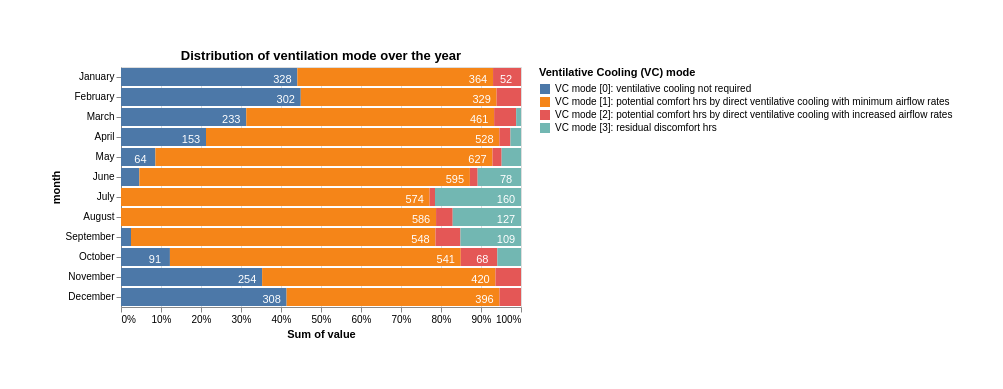

Write a Vega-Lite specification for this figure.
### Vega-Lite specification from a JSON file in a GitHub repository (floating-point values rounded to 4 significant figures)
{"$schema": "https://vega.github.io/schema/vega-lite/v6.1.0.json", "config": {"view": {"continuousHeight": 300, "continuousWidth": 300}}, "data": {"name": "data-cac10a98487120d4ec7c3a8f4cd96593"}, "datasets": {"data-cac10a98487120d4ec7c3a8f4cd96593": [{"mode": "0", "month": "January", "value": 328.0}, {"mode": "1", "month": "January", "value": 364.0}, {"mode": "2", "month": "January", "value": 52.0}, {"mode": "3", "month": "January", "value": 0.0}, {"mode": "0", "month": "February", "value": 302.0}, {"mode": "1", "month": "February", "value": 329.0}, {"mode": "2", "month": "February", "value": 41.0}, {"mode": "3", "month": "February", "value": 0.0}, {"mode": "0", "month": "March", "value": 233.0}, {"mode": "1", "month": "March", "value": 461.0}, {"mode": "2", "month": "March", "value": 41.0}, {"mode": "3", "month": "March", "value": 9.0}, {"mode": "0", "month": "April", "value": 153.0}, {"mode": "1", "month": "April", "value": 528.0}, {"mode": "2", "month": "April", "value": 20.0}, {"mode": "3", "month": "April", "value": 19.0}, {"mode": "0", "month": "May", "value": 64.0}, {"mode": "1", "month": "May", "value": 627.0}, {"mode": "2", "month": "May", "value": 17.0}, {"mode": "3", "month": "May", "value": 36.0}, {"mode": "0", "month": "June", "value": 33.0}, {"mode": "1", "month": "June", "value": 595.0}, {"mode": "2", "month": "June", "value": 14.0}, {"mode": "3", "month": "June", "value": 78.0}, {"mode": "0", "month": "July", "value": 0.0}, {"mode": "1", "month": "July", "value": 574.0}, {"mode": "2", "month": "July", "value": 10.0}, {"mode": "3", "month": "July", "value": 160.0}, {"mode": "0", "month": "August", "value": 0.0}, {"mode": "1", "month": "August", "value": 586.0}, {"mode": "2", "month": "August", "value": 31.0}, {"mode": "3", "month": "August", "value": 127.0}, {"mode": "0", "month": "September", "value": 18.0}, {"mode": "1", "month": "September", "value": 548.0}, {"mode": "2", "month": "September", "value": 45.0}, {"mode": "3", "month": "September", "value": 109.0}, {"mode": "0", "month": "October", "value": 91.0}, {"mode": "1", "month": "October", "value": 541.0}, {"mode": "2", "month": "October", "value": 68.0}, {"mode": "3", "month": "October", "value": 44.0}, {"mode": "0", "month": "November", "value": 254.0}, {"mode": "1", "month": "November", "value": 420.0}, {"mode": "2", "month": "November", "value": 46.0}, {"mode": "3", "month": "November", "value": 0.0}, {"mode": "0", "month": "December", "value": 308.0}, {"mode": "1", "month": "December", "value": 396.0}, {"mode": "2", "month": "December", "value": 40.0}, {"mode": "3", "month": "December", "value": 0.0}]}, "layer": [{"encoding": {"color": {"field": "mode", "legend": {"labelExpr": "{'0':'VC mode [0]: ventilative cooling not required','1':'VC mode [1]: potential comfort hrs by direct ventilative cooling with minimum airflow rates','2':'VC mode [2]: potential comfort hrs by direct ventilative cooling with increased airflow rates','3':'VC mode [3]: residual discomfort hrs'}[datum.label]", "labelLimit": 550, "title": "Ventilative Cooling (VC) mode"}, "type": "nominal"}, "tooltip": [{"field": "mode", "title": "VC mode", "type": "quantitative"}, {"field": "value", "type": "quantitative"}], "x": {"aggregate": "sum", "field": "value", "stack": "normalize", "type": "quantitative"}, "y": {"field": "month", "sort": null, "type": "nominal"}}, "mark": {"type": "bar"}, "name": "view_dd241f504aa99985_0"}, {"encoding": {"detail": {"field": "mode", "type": "nominal"}, "order": {"field": "mode", "type": "nominal"}, "text": {"condition": {"field": "value", "format": ".0f", "test": "(datum.value > 50)", "type": "quantitative"}, "value": ""}, "x": {"aggregate": "sum", "field": "value", "stack": "normalize", "type": "quantitative"}, "y": {"field": "month", "sort": null, "type": "nominal"}}, "mark": {"color": "white", "dx": -15, "dy": 3, "type": "text"}}], "padding": 50, "params": [{"bind": "scales", "name": "param_1e9efca18e7a2868", "select": {"encodings": ["x", "y"], "type": "interval"}, "views": ["view_dd241f504aa99985_0"]}], "title": "Distribution of ventilation mode over the year", "width": 400}
